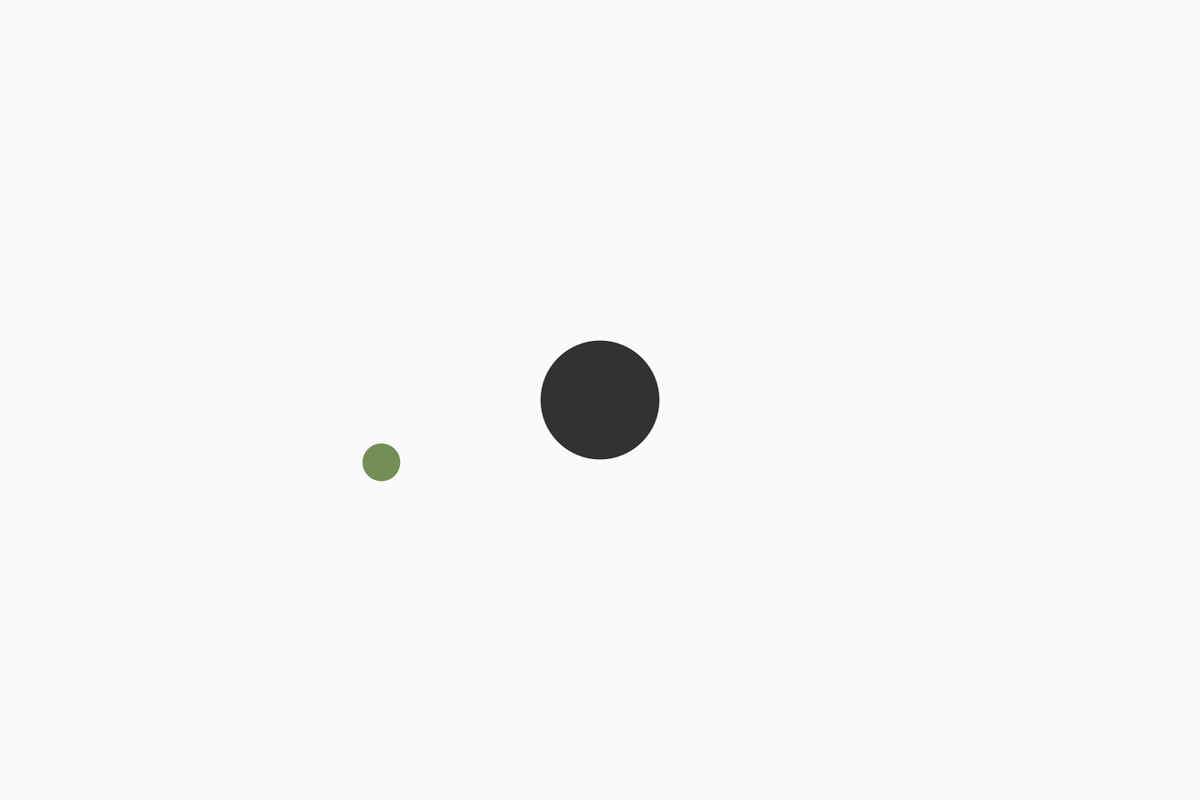
Frame 1 (no input)
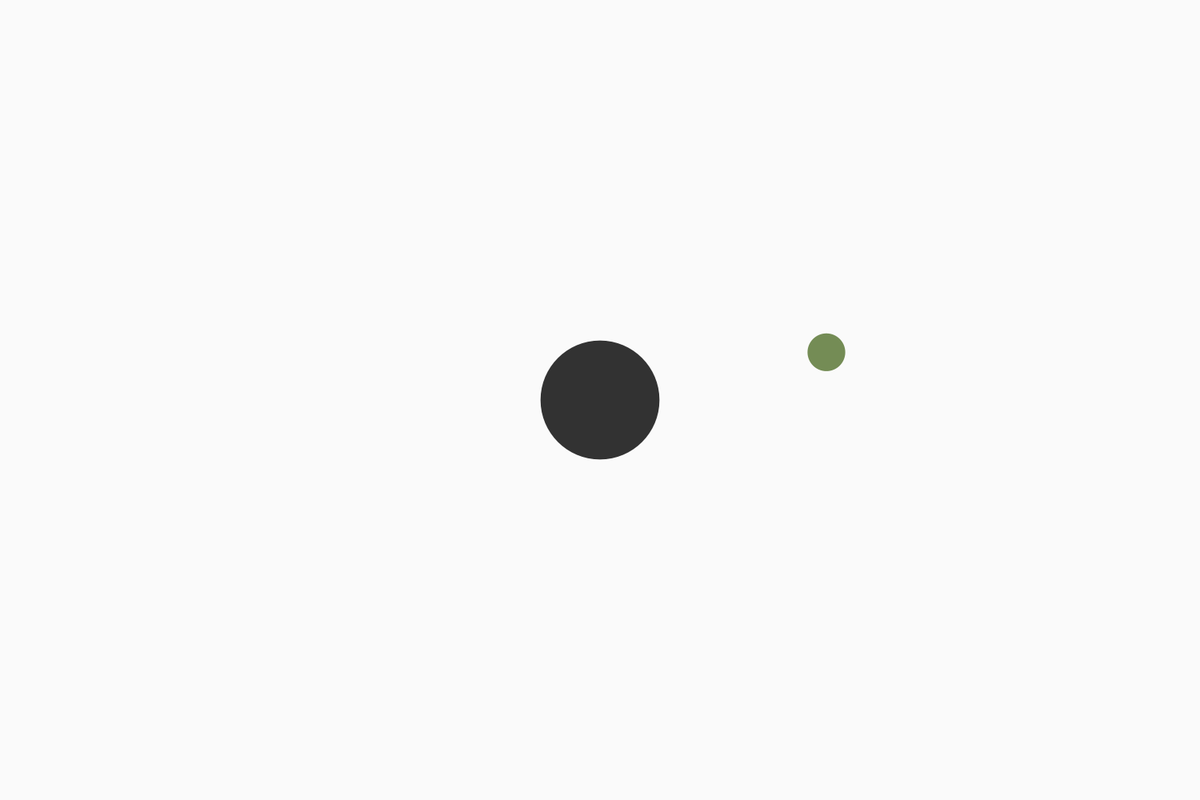
Frame 60 (the mouse pressed at the canvas centre just before this capture)
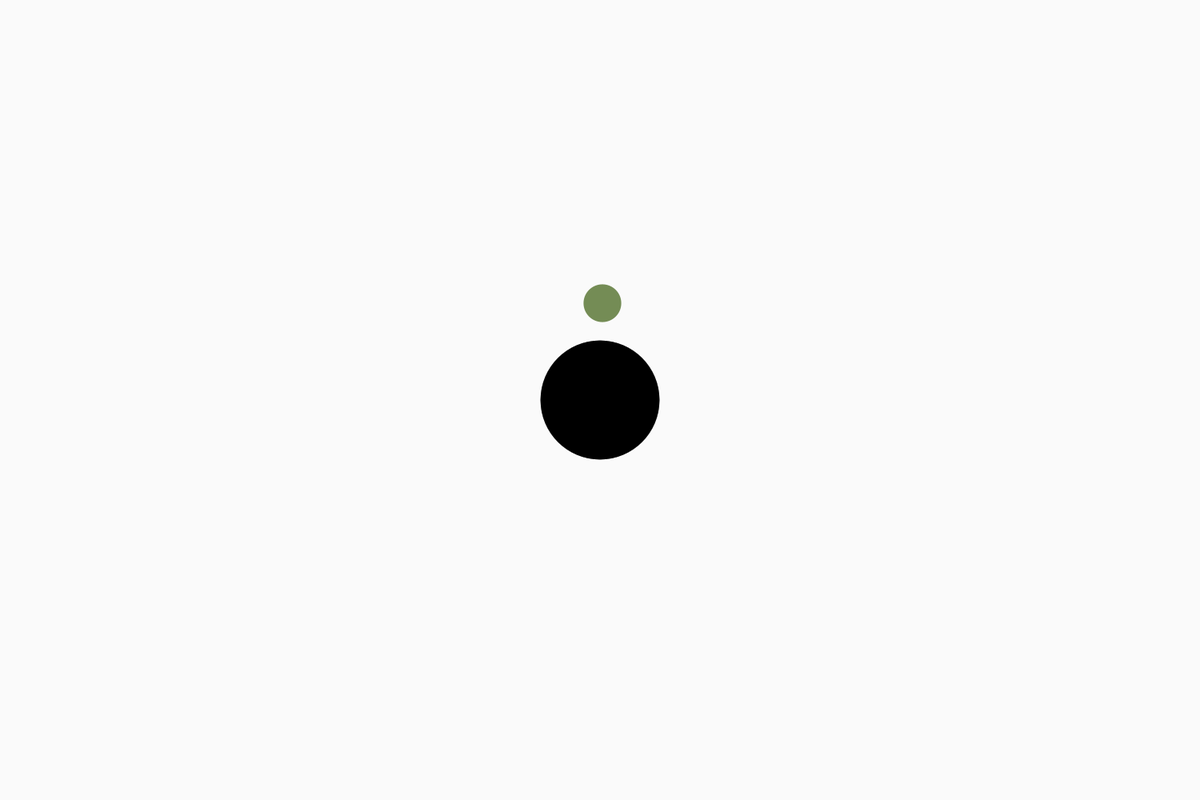
Frame 120 (the mouse held since frame 60 and released just before this capture)

The Processing sketch that drew these frames (run headless with seeded random() and noise(); from frame 60 on, the mouse is pressed at the canvas centre):

// Processing sketch: attrach_ball2
// ── attrach_ball2.pde
PVector attrachF;
int n;
Be_attrach_ball[] ball=new Be_attrach_ball[5000];
attrach_ball Aball;
boolean tring;
void setup()
{
 size(1500,1000); 
 Aball=new attrach_ball(width/2,height/2,map(random(1),0,1,8,10));
 ball[0]=new Be_attrach_ball(map(random(1),0,1,180,1300),map(random(1),0,1,80,600),map(random(1),0,1,2,6));
}
void draw()
{
  background(250);
  for(int i=0;i<=n;i++)
  {
    ball[i].jspeed=Aball.attrach(ball[i]);
    for(int j=0;j<=n&&j!=i;j++)
    {
      ball[i].attrach(ball[j]);
      if(j+1==i)
      j=j+2;
    }
      ball[i].location();
      ball[i].check();
      ball[i].show();
  }
 Aball.show2(); 
 if(mouseX>(Aball.location.x-(Aball.mass*16)/2)&&mouseX<(Aball.location.x+(Aball.mass*16)/2)&&mouseY>(Aball.location.y-(Aball.mass*16)/2)&&mouseY<(Aball.location.y+(Aball.mass*16)/2))
 {
   fill(200);
   ellipse(Aball.location.x,Aball.location.y,Aball.mass*16,Aball.mass*16);
   if(mousePressed)
 {
   tring=true;
  Aball.location.x=mouseX;
  Aball.location.y=mouseY;
  fill(0);
  ellipse(Aball.location.x,Aball.location.y,Aball.mass*16,Aball.mass*16);
 }
 else
 tring=false;
 }
}
void mouseReleased()
{
  if(mouseX>10&&mouseX<width-5&&mouseY>10&&mouseY<height-5&&tring==false)
 {
     n++;
     ball[n]=new Be_attrach_ball(mouseX,mouseY,map(random(1),0,1,4,6));
   }
}
      
// ── Be_attrach_ball.pde
class Be_attrach_ball
{
  float x;
  float y;
  PVector speed;
  PVector jspeed;
  PVector location;
  float mass;
  float n1,n2,n3;
  Be_attrach_ball(float x_,float y_,float m)
  {
    x=x_;
    y=y_;
    location=new PVector(x,y);
    speed=new PVector(map(random(1),0,1,2,6),map(random(1),0,1,2,6));
    jspeed=new PVector(0,0);
    mass=m;
    n1=map(random(1),0,1,0,255);
    n2=map(random(1),0,1,0,255);
    n3=map(random(1),0,1,0,255);
  }
  
  void attrach(Be_attrach_ball balln)
  {
    float dist=dist(location.x,location.y,balln.location.x,balln.location.y);
   dist=constrain(dist,5.0,150);
    float G=(mass*balln.mass)/(dist*dist);
    PVector F=PVector.sub(location,balln.location);
    F.normalize();
    if(dist<100)
    F.mult(G*100);
    if(dist>100)
    F.mult(-G*100);
    F.div(mass);
    jspeed.add(F);
  }
  
  void location()
  {
    speed.limit(25);
    speed.add(jspeed);
    location.add(speed);
    jspeed.mult(0);
  }
  
  void show()
  {
    fill(n1,n2,n3);
    noStroke();
    ellipse(location.x,location.y,mass*16,mass*16);
    
  }
  //llllllllllllllllllllllllllllllllllllllllllllllllllllllllllllllllllllllllll
  void check()
  {
    if(location.x<(mass*16)/2||location.x>width-(mass*16)/2)
    speed.x*=-1;
    if(location.y<(mass*16)/2||location.y>height-(mass*16)/2)
    speed.y*=-1;
  }
  //lllllllllllllllllllllllllllllllllllllllllllllllllllllllllllllllllllllllllll
}
// ── attrach_ball.pde
class attrach_ball
{
  float x;
  float y;
  float mass;
  PVector location;
  attrach_ball(float x_,float y_,float m)
  {
    x=x_;
    y=y_;
    mass=m;
    location=new PVector(x,y);
  }

PVector attrach(Be_attrach_ball balln)
{
    float dist=dist(location.x,location.y,balln.location.x,balln.location.y);
    dist=constrain(dist,5.0,150);
    float G=(mass*balln.mass)/(dist*dist);
    PVector F=PVector.sub(location,balln.location);
    F.normalize();
    if(dist<100)
    F.mult(-G*500);
    if(dist>100)
    F.mult(G*800);
    F.div(balln.mass);
    return F;
}

void show2()
  {
    noStroke();
    fill(50,255);
    ellipse(location.x, location.y, mass*16, mass*16);
  }
}
